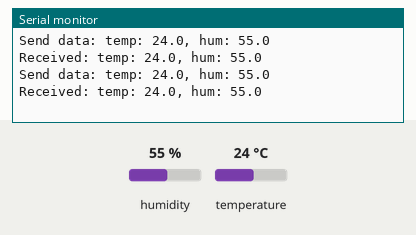
Recording of a sketch running on a simulated ESP32. On the bench: the last lines printed to the serial monitor. The test bench sets the inputs (shaded band); at power-on: humidity 55 %, temperature 24 °C.

Above: at 2.8 s.
2.9 s: humidity set to 22 %
At 4.6 s:
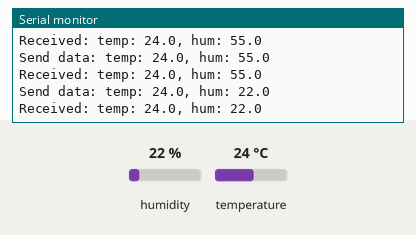
5.6 s: temperature set to 12 °C
At 7.0 s:
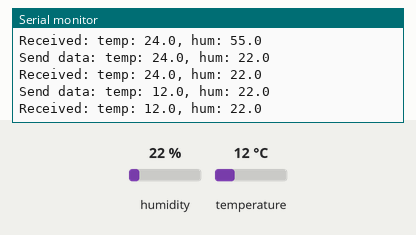
8.3 s: humidity set to 40 %
At 10.6 s:
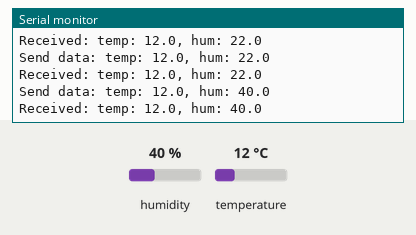
Timing chart, 0 to 12.1 s (numbered marks = the images above; inputs shaded):
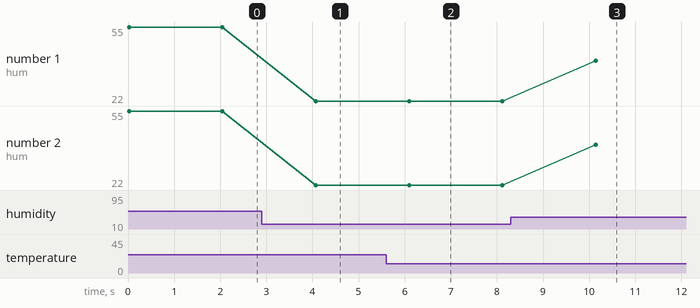

Measured:
- after the input at 2.9 s, the serial monitor: prints a new line after 1.2 s (image 1)
- after the input at 5.6 s, the serial monitor: prints a new line after 0.49 s (image 2)
- after the input at 8.3 s, the serial monitor: prints a new line after 1.8 s (image 3)
- plotted number 1: 55 → 22 after the input at 2.9 s, 22 → 40 after the input at 8.3 s
- plotted number 2: 55 → 22 after the input at 2.9 s, 22 → 40 after the input at 8.3 s

The sketch:

Queue_basicRtos_readSensor.ino
```cpp
/*******************************************************************************
* Include
*******************************************************************************/
#include <DHT.h>
/*******************************************************************************
* Define
*******************************************************************************/
#define DHTPIN  15
#define DHTTYPE DHT11

typedef struct {
  float temp;
  float hum;
} SensorData_t;
/*******************************************************************************
* Global variable
*******************************************************************************/
QueueHandle_t xQueue = NULL;
DHT dht(DHTPIN, DHTTYPE);
/*******************************************************************************
* Code
*******************************************************************************/
void vReadSensor_SendDataTask(void *pvParameters) {
  SensorData_t sensorData;

  while(1) {
    sensorData.temp = dht.readTemperature();
    sensorData.hum  = dht.readHumidity();

    if(xQueueSend(xQueue, &sensorData, pdMS_TO_TICKS(100))){
      Serial.printf("Send data: temp: %.1f, hum: %.1f\n",
                     sensorData.temp, sensorData.hum);
    } else {
      Serial.println("Queue full");
    }

    vTaskDelay(pdMS_TO_TICKS(2000));
  }
}

void vReceiveDataTask(void *pvParameters) {
  SensorData_t receivedData;

  while(1) {
    if(xQueueReceive(xQueue, &receivedData, portMAX_DELAY)) {
      Serial.printf("Received: temp: %.1f, hum: %.1f\n",
                     receivedData.temp, receivedData.hum);
    }
  }
}

void setup() {
  Serial.begin(115200);
  xQueue = xQueueCreate(5, sizeof(SensorData_t));
  dht.begin();

  xTaskCreatePinnedToCore(
  vReadSensor_SendDataTask,
  "ReadSensor_SendDataTask",
  2048,
  NULL,
  1,
  NULL,
  0
  );

  xTaskCreatePinnedToCore(
  vReceiveDataTask,
  "ReceiveDataTask",
  2048,
  NULL,
  1,
  NULL,
  0
  );

}

void loop() {

}
/*******************************************************************************
* EOF
*******************************************************************************/
```
